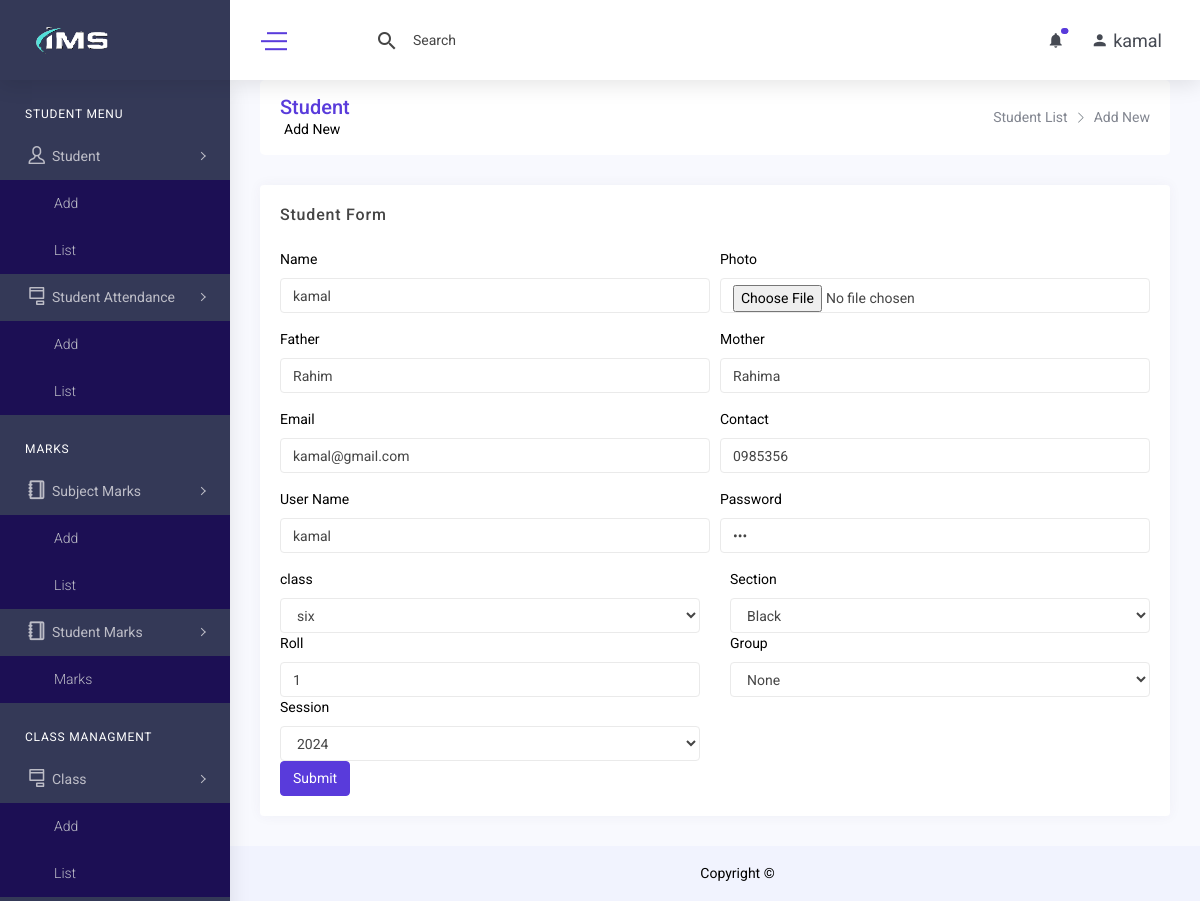
/student_edit.php?id=1 (signed in), run on the app's committed database.
### tables this page shows
CREATE TABLE `student` (
  `id` int(11) NOT NULL,
  `name` varchar(255) DEFAULT NULL,
  `father_name` varchar(255) DEFAULT NULL,
  `mother_name` varchar(255) DEFAULT NULL,
  `email` varchar(255) DEFAULT NULL,
  `contact` varchar(255) DEFAULT NULL,
  `photo` varchar(255) DEFAULT NULL,
  `username` varchar(255) DEFAULT NULL,
  `password` varchar(255) DEFAULT NULL,
  `created_at` datetime DEFAULT NULL,
  `created_by` int(11) DEFAULT NULL,
  `updated_at` datetime DEFAULT NULL,
  `updated_by` int(11) DEFAULT NULL,
  `deleted_at` datetime DEFAULT NULL
);

CREATE TABLE `student_details` (
  `id` int(11) NOT NULL,
  `student_id` varchar(255) DEFAULT NULL,
  `class_id` int(11) DEFAULT NULL,
  `section_id` int(11) DEFAULT NULL,
  `session_id` int(11) DEFAULT NULL,
  `roll` int(11) DEFAULT NULL,
  `group_id` int(11) DEFAULT NULL,
  `created_at` datetime DEFAULT NULL,
  `created_by` int(11) DEFAULT NULL,
  `updated_at` datetime DEFAULT NULL,
  `updated_by` int(11) DEFAULT NULL,
  `deleted_at` datetime DEFAULT NULL
);

CREATE TABLE `class` (
  `id` int(11) NOT NULL,
  `class` varchar(255) DEFAULT NULL,
  `created_at` datetime DEFAULT NULL,
  `created_by` int(11) DEFAULT NULL,
  `updated_at` datetime DEFAULT NULL,
  `updated_by` int(11) DEFAULT NULL,
  `deleted_at` datetime DEFAULT NULL
);

CREATE TABLE `section` (
  `id` int(11) NOT NULL,
  `section` varchar(255) DEFAULT NULL,
  `created_at` datetime DEFAULT NULL,
  `created_by` int(11) DEFAULT NULL,
  `updated_at` datetime DEFAULT NULL,
  `updated_by` int(11) DEFAULT NULL,
  `deleted_at` datetime DEFAULT NULL
);

CREATE TABLE `group` (
  `id` int(11) NOT NULL,
  `group` varchar(255) DEFAULT NULL,
  `created_at` datetime DEFAULT NULL,
  `created_by` int(11) DEFAULT NULL,
  `updated_at` datetime DEFAULT NULL,
  `updated_by` int(11) DEFAULT NULL,
  `deleted_at` datetime DEFAULT NULL
);

CREATE TABLE `session` (
  `id` int(11) NOT NULL,
  `session` varchar(255) DEFAULT NULL,
  `created_at` datetime DEFAULT NULL,
  `created_by` int(11) DEFAULT NULL,
  `updated_at` datetime DEFAULT NULL,
  `updated_by` int(11) DEFAULT NULL,
  `deleted_at` datetime DEFAULT NULL
);

### class/crud.php (called while the page is built, shortened)
<?php
    class crud{
        private $host='localhost';
        private $connection;
        public function __construct($user,$password,$database){
            $this->user=$user;
            $this->password=$password;
            $this->database=$database;
            $this->connection=new mysqli($this->host,$this->user,$this->password,$this->database);
        }
        public function common_select($table,$fields='*',$condition=false,$sort_field=false,$sort='ASC'){
            $result=array();
            $error=false;
            $sql="select $fields from $table where deleted_at is null ";
            $rs=$this->connection->query($sql);
            if($rs){
                if($rs->num_rows > 0){
                    while($r=$rs->fetch_object()){
                        array_push($result,$r);
                    }
                }
            }else{
                $error=$this->connection->error;
            }
            $return = array('data'=>$result,'error'=>$error);
            return $return;
        }
        public function common_select_single($table,$fields='*',$condition=false,$sort_field=false,$sort='ASC'){
            $result="";
            $error=false;
            $sql="select $fields from $table where deleted_at is null ";
            if(is_array($condition)){
                $sql.=" and ";
                foreach($condition as $k=>$v){
                    $v = $this->connection->real_escape_string($v);
                    $sql.="$k='$v' and ";
                }
                $sql=rtrim($sql,'and ');
            }
            $rs=$this->connection->query($sql);
            if($rs){
                if($rs->num_rows > 0){
                    while($r=$rs->fetch_object()){
                        $result=$r;
                    }
                }
            }else{
                $error=$this->connection->error;
            }
            $return = array('data'=>$result,'error'=>$error);
            return $return;
        }
    }
?>

### include/connection.php (called while the page is built, shortened)
<?php
    include_once('class/crud.php');
    $mysqli=new crud("root","","ims");
?>

### student_edit.php (the view, shortened to what this page needs)
<?php include('include/header.php') ?>
<?php include('include/sidebar.php') ?>
<div class="content-body">
    <div class="container-fluid">
        <div class="row page-titles mx-0">
            <div class="col-sm-6 p-md-0">
                <div class="welcome-text">
                    <h4>Student</h4>
                    <span class="ml-1">Add New</span>
                </div>
            </div>
            <div class="col-sm-6 p-md-0 justify-content-sm-end mt-2 mt-sm-0 d-flex">
                <ol class="breadcrumb">
                    <li class="breadcrumb-item"><a href="student_list.php">Student List</a></li>
                    <li class="breadcrumb-item active"><a href="#">Add New</a></li>
                </ol>
            </div>
        </div>
        <div class="row">
            <div class="col-xl-6 col-xxl-12">
                <div class="card">
                    <div class="card-header">
                        <h4 class="card-title">Student Form</h4>
                    </div>
        <?php
            $olddata=$classdata=array();
            $con['id']=$_GET['id'];
            $result=$mysqli->common_select_single('student','*',$con);
            if($result){
                if($result['data']){
                    $olddata=$result['data'];
                }
            }
            $cons['student_id']=$_GET['id'];
            $result=$mysqli->common_select_single('student_details','*',$cons);
            if($result){
                if($result['data']){
                    $classdata=$result['data'];
                }
            }
       ?>
                    <div class="card-body">
                        <div class="basic-form">
                            <form method="post" enctype="multipart/form-data">
                                <div class="form-row">
                                    <div class="form-group col-md-6">
                                        <label>Name</label>
                                        <input type="text" name="name" id="name" class="form-control" value="<?= $olddata-> name ?>" >
                                    </div>
                                    <div class="form-group col-md-6">
                                        <label>Photo</label>
                                        <input type="file" name="photo" id="photo" class="form-control" value="<?= $olddata->photo ?>">
                                    </div>
                                    <div class="form-group col-md-6">
                                        <label>Father</label>
                                        <input type="text" name="father_name" id="father_name" class="form-control" value="<?= $olddata->father_name ?>">
                                    </div>
                                    <div class="form-group col-md-6">
                                        <label>Mother</label>
                                        <input type="text" name="mother_name" id="mother_name" class="form-control" value="<?= $olddata->mother_name ?>">
                                    </div>
                                </div>
                                <div class="form-row">
                                    <div class="form-group col-md-6">
                                        <label> Email</label>
                                        <input type="email" name="email" id="email" class="form-control" value="<?= $olddata->email ?>">
                                    </div>
                                    <div class="form-group col-md-6">
                                        <label>Contact</label>
                                        <input type="text"  name="contact" id="contact" class="form-control" value="<?= $olddata->contact ?>">
                                    </div>
                                    <div class="form-group col-md-6">
                                        <label>User Name</label>
                                        <input type="text" name="username" id="username" class="form-control" value="<?= $olddata->username ?>">
                                    </div>
                                    <div class="form-group col-md-6">
                                        <label>Password</label>
                                        <input type="password"  name="password" id="password" class="form-control" value="<?= $olddata->password ?>">
                                    </div>
                                </div>
                                <div class="row">
                                    <div class="col-md-6">
                                        <label class="form-label" for="class_id">class</label>
                                        <select class="form-control form-select" required name="class_id" id="class_id">
                                        <?php
                                            $result=$mysqli->common_select('class');
                                            if($result){
                                                if($result['data']){
                                                    foreach($result['data'] as $d){
                                        ?>
                                            <option value="<?= $d->id ?>" <?= $d->id==$classdata->class_id ? "selected" :"" ?>> <?= $d->class ?></option>
                                        <?php } } } ?>
                                    </select>
                                    </div>
                                    <div class="col-md-6">
                                        <label class="form-label" for="section_id">Section</label>
                                        <select class="form-control form-select" required name="section_id" id="section_id">
                                        <?php
                                            $result=$mysqli->common_select('section');
                                            if($result){
                                                if($result['data']){
                                                    foreach($result['data'] as $d){
                                        ?>
                                            <option value="<?= $d->id ?>"<?= $d->id==$classdata->section_id ? "selected" :"" ?> > <?= $d->section ?></option>
                                        <?php } } } ?>
                                    </select>
                                    </div>
                                    <div class="col-md-6">
                                        <label class="form-label" for="roll">Roll</label>
                                        <input type="text" name="roll" class="form-control" id="roll"  value="<?= $classdata->roll ?>">
                                    </div>
                                    <div class="col-md-6">
                                        <label class="form-label" for="group_id">Group</label>
                                        <select class="form-control form-select" required name="group_id" id="group_id">
                                        <?php
                                            $result=$mysqli->common_select('`group`');
                                            if($result){
                                                if($result['data']){
                                                    foreach($result['data'] as $d){
                                        ?>
                                            <option value="<?= $d->id ?>" <?= $d->id==$classdata->group_id ? "selected" :"" ?> > <?= $d->group ?></option>
                                        <?php } } } ?>
                                    </select>
                                    </div>
                                    <div class="col-md-6">
                                        <label class="form-label" for="session_id">Session</label>
                                        <select class="form-control form-select" required name="session_id" id="session_id">
                                        <?php
                                            $result=$mysqli->common_select('session');
                                            if($result){
                                                if($result['data']){
                                                    foreach($result['data'] as $d){
                                        ?>
                                            <option value="<?= $d->id ?>" <?= $d->id==$classdata->session_id ? "selected" :"" ?>> <?= $d->session ?></option>
                                        <?php } } } ?>
                                    </select>
                                    </div>
                                </div>
                                <button type="submit" class="btn btn-primary">Submit</button>
                            </form>
                        </div>
                    </div>
                </div>
            </div>
        </div>
    </div>
</div>
<?php include('include/footer.php') ?>

### data on the page
student: name "kamal", father_name "Rahim", mother_name "Rahima", email "kamal@gmail.com", contact "0985356", username "kamal"
student_details: class_id "six", section_id "Black", roll "1", group_id "None", session_id "2024"

### other printed values
$_SESSION['username'] "kamal"
